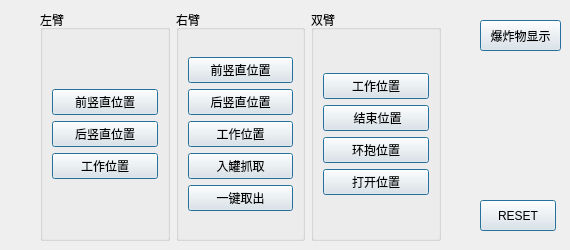
    <widget class="QWidget" name="tab_12">
     <attribute name="title">
      <string>位置</string>
     </attribute>
     <widget class="QPushButton" name="ARM_Reset">
      <property name="geometry">
       <rect>
        <x>480</x>
        <y>200</y>
        <width>76</width>
        <height>31</height>
       </rect>
      </property>
      <property name="text">
       <string>RESET</string>
      </property>
      <property name="checkable">
       <bool>true</bool>
      </property>
      <property name="checked">
       <bool>false</bool>
      </property>
      <property name="autoDefault">
       <bool>false</bool>
      </property>
      <property name="default">
       <bool>true</bool>
      </property>
      <property name="flat">
       <bool>false</bool>
      </property>
     </widget>
     <widget class="QWidget" name="horizontalLayoutWidget_3">
      <property name="geometry">
       <rect>
        <x>40</x>
        <y>10</y>
        <width>401</width>
        <height>231</height>
       </rect>
      </property>
      <layout class="QHBoxLayout" name="horizontalLayout_3">
       <item>
        <widget class="QGroupBox" name="groupBox_9">
         <property name="title">
          <string>左臂</string>
         </property>
         <layout class="QVBoxLayout" name="verticalLayout_32">
          <item>
           <layout class="QVBoxLayout" name="verticalLayout_31">
            <item>
             <widget class="QPushButton" name="Left_Arm_Position_1">
              <property name="text">
               <string>前竖直位置</string>
              </property>
              <property name="default">
               <bool>true</bool>
              </property>
             </widget>
            </item>
            <item>
             <widget class="QPushButton" name="Left_Arm_Position_2">
              <property name="text">
               <string>后竖直位置</string>
              </property>
              <property name="default">
               <bool>true</bool>
              </property>
             </widget>
            </item>
            <item>
             <widget class="QPushButton" name="Left_Arm_Position_3">
              <property name="text">
               <string>工作位置</string>
              </property>
              <property name="default">
               <bool>true</bool>
              </property>
             </widget>
            </item>
           </layout>
          </item>
         </layout>
        </widget>
       </item>
       <item>
        <widget class="QGroupBox" name="groupBox_10">
         <property name="title">
          <string>右臂</string>
         </property>
         <layout class="QVBoxLayout" name="verticalLayout_37">
          <item>
           <layout class="QVBoxLayout" name="verticalLayout_34">
            <item>
             <widget class="QPushButton" name="Right_Arm_Position_1">
              <property name="text">
               <string>前竖直位置</string>
              </property>
              <property name="default">
               <bool>true</bool>
              </property>
             </widget>
            </item>
            <item>
             <widget class="QPushButton" name="Right_Arm_Position_2">
              <property name="text">
               <string>后竖直位置</string>
              </property>
              <property name="default">
               <bool>true</bool>
              </property>
             </widget>
            </item>
            <item>
             <widget class="QPushButton" name="Right_Arm_Position_3">
              <property name="text">
               <string>工作位置</string>
              </property>
              <property name="default">
               <bool>true</bool>
              </property>
             </widget>
            </item>
            <item>
             <widget class="QPushButton" name="Right_Arm_Position_4">
              <property name="text">
               <string>入罐抓取</string>
              </property>
              <property name="default">
               <bool>true</bool>
              </property>
             </widget>
            </item>
            <item>
             <widget class="QPushButton" name="Right_Arm_Position_5">
              <property name="text">
               <string>一键取出</string>
              </property>
              <property name="default">
               <bool>true</bool>
              </property>
             </widget>
            </item>
           </layout>
          </item>
         </layout>
        </widget>
       </item>
       <item>
        <widget class="QGroupBox" name="groupBox_11">
         <property name="title">
          <string>双臂</string>
         </property>
         <layout class="QVBoxLayout" name="verticalLayout_38">
          <item>
           <layout class="QVBoxLayout" name="verticalLayout_19">
            <item>
             <widget class="QPushButton" name="Both_Arm_Position_1">
              <property name="text">
               <string>工作位置</string>
              </property>
              <property name="default">
               <bool>true</bool>
              </property>
             </widget>
            </item>
            <item>
             <widget class="QPushButton" name="Both_Arm_Position_2">
              <property name="text">
               <string> 结束位置</string>
              </property>
              <property name="default">
               <bool>true</bool>
              </property>
             </widget>
            </item>
            <item>
             <widget class="QPushButton" name="Both_Arm_Position_3">
              <property name="text">
               <string>环抱位置</string>
              </property>
              <property name="default">
               <bool>true</bool>
              </property>
             </widget>
            </item>
            <item>
             <widget class="QPushButton" name="Both_Arm_Position_4">
              <property name="text">
               <string>打开位置</string>
              </property>
              <property name="default">
               <bool>true</bool>
              </property>
             </widget>
            </item>
           </layout>
          </item>
         </layout>
        </widget>
       </item>
      </layout>
     </widget>
     <widget class="QPushButton" name="ExpShow">
      <property name="geometry">
       <rect>
        <x>480</x>
        <y>20</y>
        <width>81</width>
        <height>31</height>
       </rect>
      </property>
      <property name="text">
       <string>爆炸物显示</string>
      </property>
      <property name="checkable">
       <bool>true</bool>
      </property>
      <property name="checked">
       <bool>false</bool>
      </property>
      <property name="autoDefault">
       <bool>false</bool>
      </property>
      <property name="default">
       <bool>true</bool>
      </property>
      <property name="flat">
       <bool>false</bool>
      </property>
     </widget>
    </widget>
